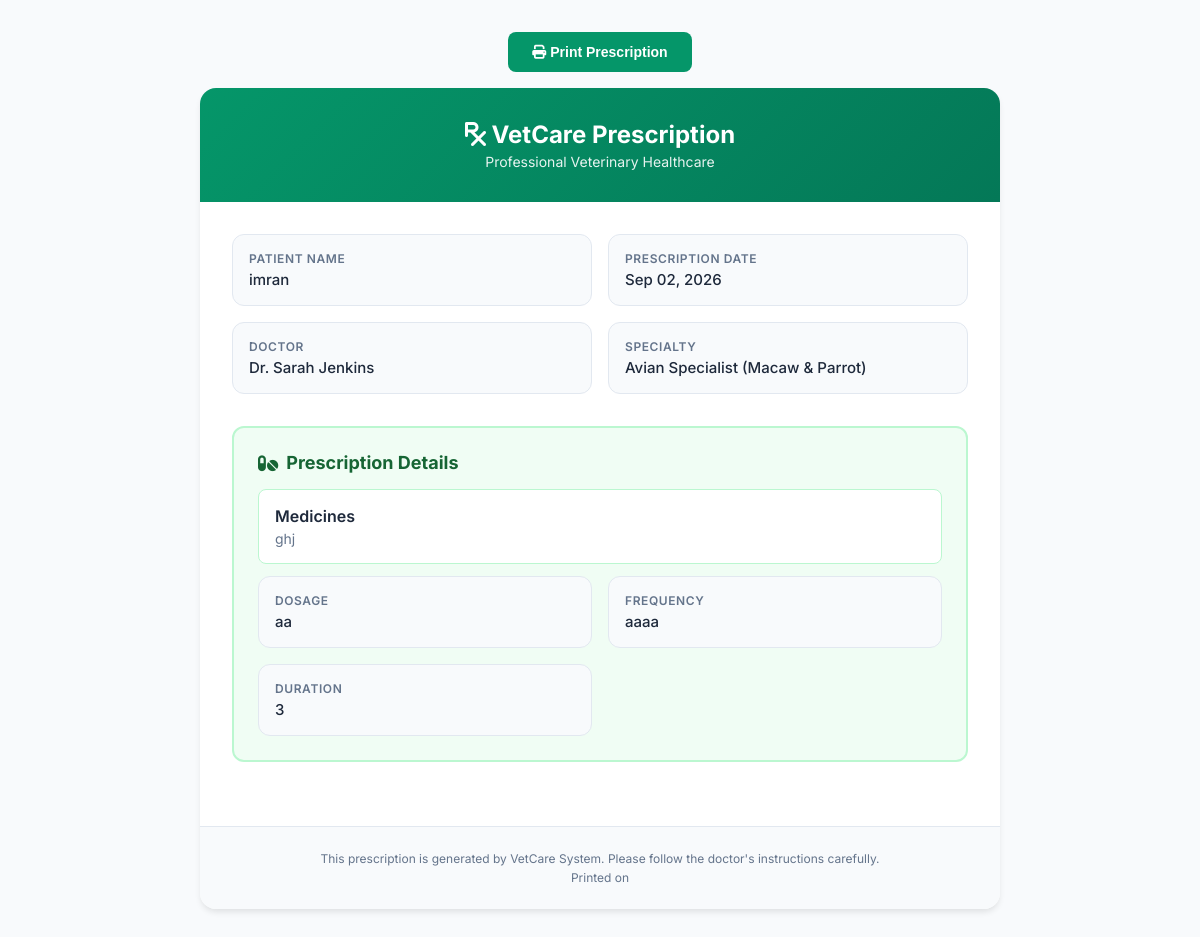
Before: /prescription/print/8/ (signed in) with the older database file.
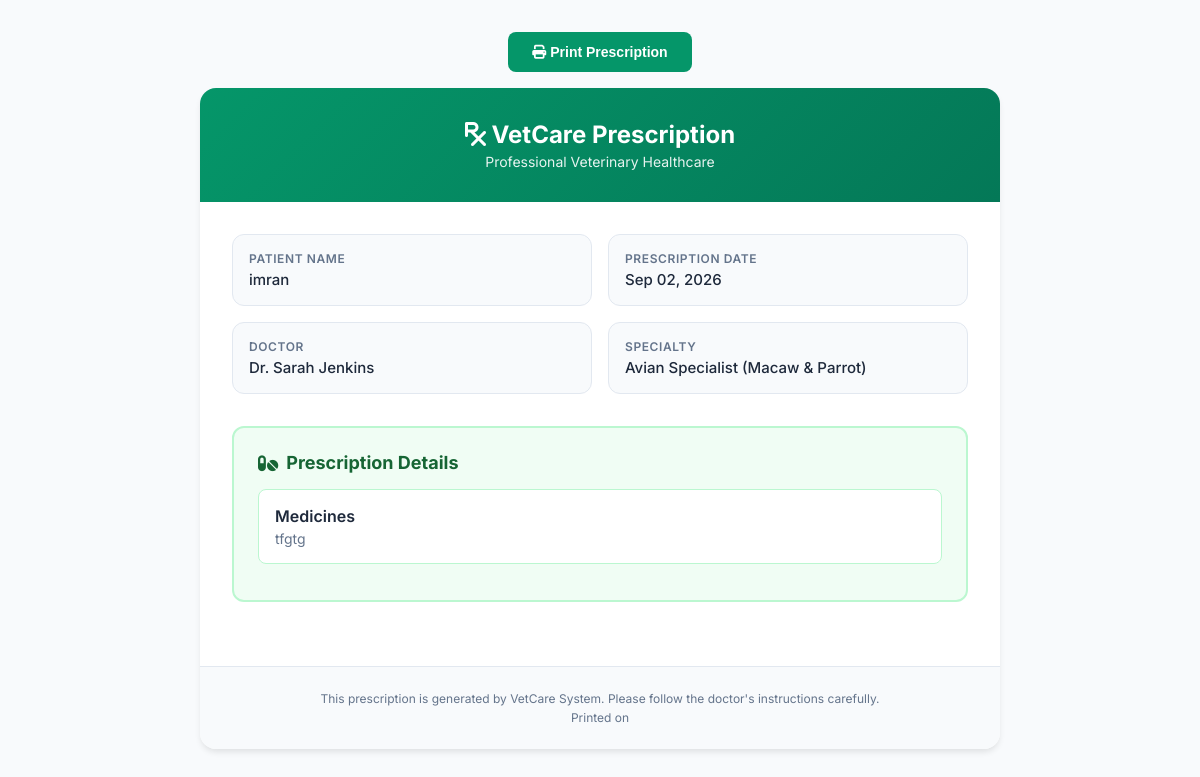
After: the same page with the newer database file.
### patient/models.py (models this page shows, shortened)
class MedicalHistory(models.Model):
    patient = models.ForeignKey(Patient, on_delete=models.CASCADE, related_name='medical_histories')
    appointment = models.ForeignKey('booking.Appointment', on_delete=models.SET_NULL, null=True, blank=True, related_name='medical_histories')
    diagnosis = models.TextField()
    notes = models.TextField(blank=True)
    medical_suggestion = models.TextField(blank=True)
    medicines = models.TextField(blank=True)
    dosage = models.TextField(blank=True)
    frequency = models.CharField(max_length=100, blank=True)
    duration = models.CharField(max_length=100, blank=True)
    date = models.DateField()
    created_at = models.DateTimeField(auto_now_add=True)

class Patient(models.Model):
    user = models.OneToOneField(settings.AUTH_USER_MODEL, on_delete=models.CASCADE, related_name='patient_profile')
    pet_name = models.CharField(max_length=100)
    species = models.CharField(max_length=100)
    breed = models.CharField(max_length=100, blank=True)
    age = models.IntegerField(null=True, blank=True)
    weight = models.DecimalField(max_digits=5, decimal_places=2, null=True, blank=True)
    medical_history = models.TextField(blank=True)
    created_at = models.DateTimeField(auto_now_add=True)

### accounts/models.py (models this page shows, shortened)
class User(AbstractUser):
    ROLE_CHOICES = (
        ('PATIENT', 'Patient'),
        ('DOCTOR', 'Doctor'),
        ('ADMIN', 'Admin'),
    )
    role = models.CharField(max_length=20, choices=ROLE_CHOICES, default='PATIENT')
    phone = models.CharField(max_length=20, blank=True)
    country_code = models.CharField(max_length=5, default='+880', blank=True)
    address = models.TextField(blank=True)
    created_at = models.DateTimeField(auto_now_add=True)

### booking/models.py (models this page shows, shortened)
class Appointment(models.Model):
    STATUS_CHOICES = (
        ('PENDING', 'Pending'),
        ('CONFIRMED', 'Confirmed'),
        ('COMPLETED', 'Completed'),
        ('CANCELLED', 'Cancelled'),
    )
    patient = models.ForeignKey('patient.Patient', on_delete=models.CASCADE, related_name='appointments')
    doctor = models.ForeignKey('vet.Doctor', on_delete=models.CASCADE, related_name='appointments')
    date = models.DateField()
    time = models.TimeField()
    status = models.CharField(max_length=20, choices=STATUS_CHOICES, default='PENDING')
    fee = models.DecimalField(max_digits=8, decimal_places=2, default=1500.00)
    notes = models.TextField(blank=True)
    created_at = models.DateTimeField(auto_now_add=True)
    updated_at = models.DateTimeField(auto_now=True)
    class Meta:
        ordering = ['-date', '-time']

### vet/models.py (models this page shows, shortened)
class Doctor(models.Model):
    user = models.OneToOneField(settings.AUTH_USER_MODEL, on_delete=models.CASCADE, related_name='doctor_profile')
    specialty = models.CharField(max_length=100)
    experience_years = models.IntegerField(default=0)
    qualification = models.CharField(max_length=200, blank=True)
    license_number = models.CharField(max_length=50, blank=True)
    consultation_fee = models.DecimalField(max_digits=8, decimal_places=2, default=1500.00)
    bio = models.TextField(blank=True)
    is_active = models.BooleanField(default=True)
    created_at = models.DateTimeField(auto_now_add=True)

### patient/views.py (the view, shortened to what this page needs)
# urls.py: path('prescription/print/<int:history_id>/', views.print_prescription, name='print_prescription'),
@login_required
def print_prescription(request, history_id):
    prescription = None
    patient = None
    if request.user.role == 'PATIENT':
        try:
            patient = request.user.patient_profile
            prescription = MedicalHistory.objects.get(id=history_id, patient=patient)
        except (Patient.DoesNotExist, MedicalHistory.DoesNotExist):
            messages.error(request, 'Prescription not found.')
            return redirect('my_prescriptions')
    else:
        return render(request, '403.html', status=403)
    context = {
        'patient': patient,
        'prescription': prescription,
    }
    return render(request, 'print_prescription.html', context)

### vetcure/templates/print_prescription.html (shortened to what this page needs)
<!DOCTYPE html>
<html lang="en">
<head>
    <link rel="stylesheet" href="https://cdnjs.cloudflare.com/ajax/libs/font-awesome/6.4.0/css/all.min.css">
</head>
<body>
    <div class="no-print">
        <button onclick="window.print()"><i class="fa-solid fa-print"></i> Print Prescription</button>
    </div>
    <div class="prescription-box">
        <div class="header">
            <h1><i class="fa-solid fa-prescription"></i> VetCare Prescription</h1>
            <p>Professional Veterinary Healthcare</p>
        </div>
        <div class="content">
            <div class="info-grid">
                <div class="info-item">
                    <div class="info-label">Patient Name</div>
                    <div class="info-value">{{ prescription.patient.user.get_full_name }}</div>
                </div>
                <div class="info-item">
                    <div class="info-label">Prescription Date</div>
                    <div class="info-value">{{ prescription.date|date:"M d, Y" }}</div>
                </div>
                {% if prescription.appointment %}
                <div class="info-item">
                    <div class="info-label">Doctor</div>
                    <div class="info-value">Dr. {{ prescription.appointment.doctor.user.get_full_name }}</div>
                </div>
                <div class="info-item">
                    <div class="info-label">Specialty</div>
                    <div class="info-value">{{ prescription.appointment.doctor.specialty }}</div>
                </div>
                {% endif %}
            </div>
            <div class="prescription-section">
                <h2><i class="fa-solid fa-pills"></i> Prescription Details</h2>
                {% if prescription.medicines %}
                <div class="medicine-item">
                    <div class="medicine-name">Medicines</div>
                    <div class="medicine-details">{{ prescription.medicines|linebreaks }}</div>
                </div>
                {% endif %}
                <div class="info-grid" style="margin-bottom: 0;">
                    {% if prescription.dosage %}
                    <div class="info-item">
                        <div class="info-label">Dosage</div>
                        <div class="info-value">{{ prescription.dosage }}</div>
                    </div>
                    {% endif %}
                    {% if prescription.frequency %}
                    <div class="info-item">
                        <div class="info-label">Frequency</div>
                        <div class="info-value">{{ prescription.frequency }}</div>
                    </div>
                    {% endif %}
                    {% if prescription.duration %}
                    <div class="info-item">
                        <div class="info-label">Duration</div>
                        <div class="info-value">{{ prescription.duration }}</div>
                    </div>
                    {% endif %}
                </div>
            </div>
        </div>
        <div class="footer">
            <p>This prescription is generated by VetCare System. Please follow the doctor's instructions carefully.</p>
            <p style="margin-top: 0.25rem;">Printed on {{ "now"|date:"M d, Y h:i A" }}</p>
        </div>
    </div>
</body>
</html>

Changed rows visible on the page:
changed MedicalHistory "imran": medicines "ghj" → "tfgtg"; dosage "aa" → (not shown); frequency "aaaa" → (not shown); duration "3" → (not shown)
Other visible differences:
text no longer shown: "DOSAGE FREQUENCY DURATION"
